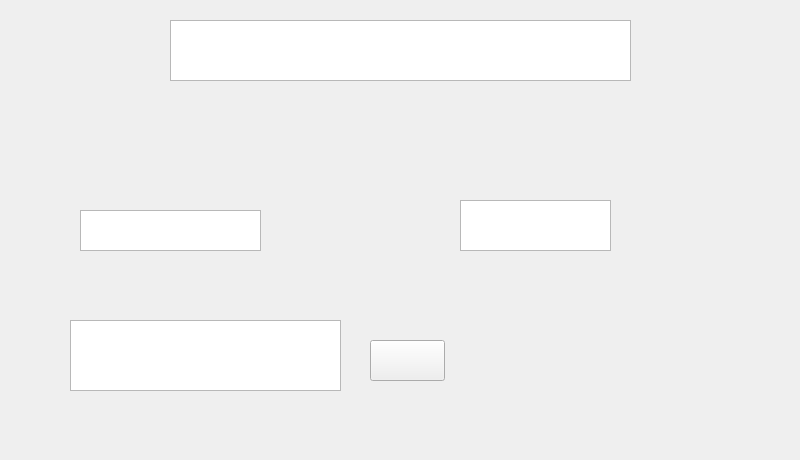
     <widget class="QWidget" name="tab_13">
      <attribute name="title">
       <string>ChatBox</string>
      </attribute>
      <widget class="QLabel" name="label_16">
       <property name="geometry">
        <rect>
         <x>10</x>
         <y>70</y>
         <width>321</width>
         <height>271</height>
        </rect>
       </property>
       <property name="styleSheet">
        <string notr="true">border-image: url(:/img/img/hethi1.png);</string>
       </property>
       <property name="text">
        <string/>
       </property>
      </widget>
      <widget class="QLabel" name="label_20">
       <property name="geometry">
        <rect>
         <x>400</x>
         <y>30</y>
         <width>371</width>
         <height>301</height>
        </rect>
       </property>
       <property name="styleSheet">
        <string notr="true">border-image: url(:/img/img/hethi2.png);</string>
       </property>
       <property name="text">
        <string/>
       </property>
      </widget>
      <widget class="QTextBrowser" name="textBrowser_3">
       <property name="geometry">
        <rect>
         <x>80</x>
         <y>210</y>
         <width>181</width>
         <height>41</height>
        </rect>
       </property>
       <property name="styleSheet">
        <string notr="true">border-image: url(:/img/img/Webp.net-resizeimage.png);</string>
       </property>
      </widget>
      <widget class="QTextBrowser" name="textBrowser_4">
       <property name="geometry">
        <rect>
         <x>460</x>
         <y>200</y>
         <width>151</width>
         <height>51</height>
        </rect>
       </property>
       <property name="styleSheet">
        <string notr="true">border-image: url(:/img/img/Webp.net-resizeimage (1).png);</string>
       </property>
      </widget>
      <widget class="QPlainTextEdit" name="plainTextEdit_3">
       <property name="geometry">
        <rect>
         <x>70</x>
         <y>320</y>
         <width>271</width>
         <height>71</height>
        </rect>
       </property>
      </widget>
      <widget class="QPushButton" name="send_3">
       <property name="geometry">
        <rect>
         <x>370</x>
         <y>340</y>
         <width>75</width>
         <height>41</height>
        </rect>
       </property>
       <property name="styleSheet">
        <string notr="true">border-image: url(:/img/img/paper-plane.png);</string>
       </property>
       <property name="text">
        <string/>
       </property>
      </widget>
      <widget class="QTextBrowser" name="textBrowser_5">
       <property name="geometry">
        <rect>
         <x>170</x>
         <y>20</y>
         <width>461</width>
         <height>61</height>
        </rect>
       </property>
       <property name="font">
        <font>
         <pointsize>12</pointsize>
        </font>
       </property>
       <property name="styleSheet">
        <string notr="true">
border-image: url(:/img/bb.jpg);</string>
       </property>
      </widget>
      <widget class="QLabel" name="label_26">
       <property name="geometry">
        <rect>
         <x>0</x>
         <y>-1</y>
         <width>781</width>
         <height>451</height>
        </rect>
       </property>
       <property name="text">
        <string/>
       </property>
      </widget>
      <widget class="QLabel" name="label_47">
       <property name="geometry">
        <rect>
         <x>0</x>
         <y>0</y>
         <width>791</width>
         <height>441</height>
        </rect>
       </property>
       <property name="styleSheet">
        <string notr="true">border-image: url(:/img/img/pellule.jpg);</string>
       </property>
       <property name="text">
        <string/>
       </property>
      </widget>
      <zorder>label_26</zorder>
      <zorder>label_47</zorder>
      <zorder>label_16</zorder>
      <zorder>label_20</zorder>
      <zorder>textBrowser_3</zorder>
      <zorder>textBrowser_4</zorder>
      <zorder>plainTextEdit_3</zorder>
      <zorder>send_3</zorder>
      <zorder>textBrowser_5</zorder>
     </widget>
